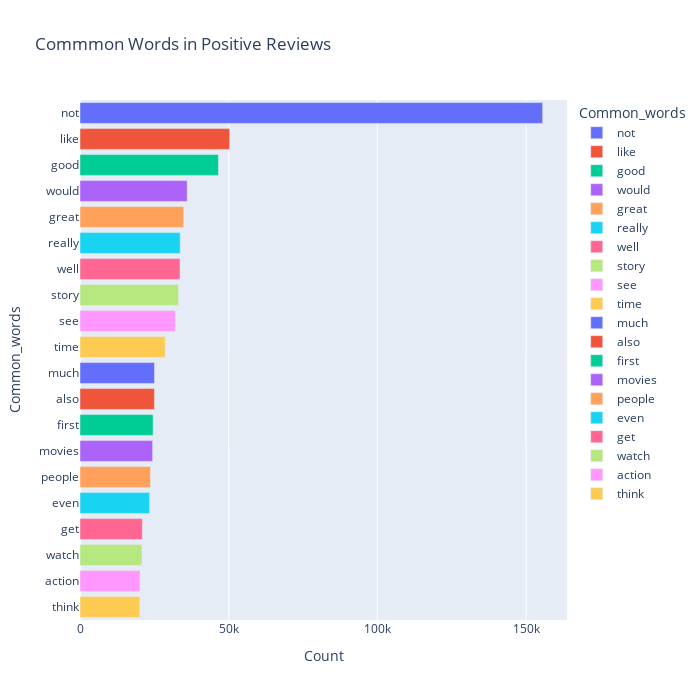

Source (notebook cell):
### Markdown cell above
### 1. Unigram

### Code cell
most_common_uni = get_top_text_ngrams(df.Reviews_clean[df['Ratings']>=7],20,1)
most_common_uni = dict(most_common_uni)
temp = pd.DataFrame(columns = ["Common_words" , 'Count'])
temp["Common_words"] = list(most_common_uni.keys())
temp["Count"] = list(most_common_uni.values())
fig = px.bar(temp, x="Count", y="Common_words", title='Commmon Words in Positive Reviews', orientation='h', 
             width=700, height=700,color='Common_words')
fig.show()

### Figure 1 — Plotly figure (JSON) as saved in the notebook; plotly's stock layout.template omitted (floating-point values rounded to 4 significant figures)
{"data": [{"alignmentgroup": "True", "hovertemplate": "Common_words=%{y}<br>Count=%{x}<extra></extra>", "legendgroup": "not", "marker": {"color": "#636efa", "pattern": {"shape": ""}}, "name": "not", "offsetgroup": "not", "orientation": "h", "showlegend": true, "textposition": "auto", "type": "bar", "visible": true, "x": [155583], "xaxis": "x", "y": ["not"], "yaxis": "y"}, {"alignmentgroup": "True", "hovertemplate": "Common_words=%{y}<br>Count=%{x}<extra></extra>", "legendgroup": "like", "marker": {"color": "#EF553B", "pattern": {"shape": ""}}, "name": "like", "offsetgroup": "like", "orientation": "h", "showlegend": true, "textposition": "auto", "type": "bar", "visible": true, "x": [50340], "xaxis": "x", "y": ["like"], "yaxis": "y"}, {"alignmentgroup": "True", "hovertemplate": "Common_words=%{y}<br>Count=%{x}<extra></extra>", "legendgroup": "good", "marker": {"color": "#00cc96", "pattern": {"shape": ""}}, "name": "good", "offsetgroup": "good", "orientation": "h", "showlegend": true, "textposition": "auto", "type": "bar", "visible": true, "x": [46541], "xaxis": "x", "y": ["good"], "yaxis": "y"}, {"alignmentgroup": "True", "hovertemplate": "Common_words=%{y}<br>Count=%{x}<extra></extra>", "legendgroup": "would", "marker": {"color": "#ab63fa", "pattern": {"shape": ""}}, "name": "would", "offsetgroup": "would", "orientation": "h", "showlegend": true, "textposition": "auto", "type": "bar", "visible": true, "x": [36043], "xaxis": "x", "y": ["would"], "yaxis": "y"}, {"alignmentgroup": "True", "hovertemplate": "Common_words=%{y}<br>Count=%{x}<extra></extra>", "legendgroup": "great", "marker": {"color": "#FFA15A", "pattern": {"shape": ""}}, "name": "great", "offsetgroup": "great", "orientation": "h", "showlegend": true, "textposition": "auto", "type": "bar", "visible": true, "x": [34863], "xaxis": "x", "y": ["great"], "yaxis": "y"}, {"alignmentgroup": "True", "hovertemplate": "Common_words=%{y}<br>Count=%{x}<extra></extra>", "legendgroup": "really", "marker": {"color": "#19d3f3", "pattern": {"shape": ""}}, "name": "really", "offsetgroup": "really", "orientation": "h", "showlegend": true, "textposition": "auto", "type": "bar", "visible": true, "x": [33700], "xaxis": "x", "y": ["really"], "yaxis": "y"}, {"alignmentgroup": "True", "hovertemplate": "Common_words=%{y}<br>Count=%{x}<extra></extra>", "legendgroup": "well", "marker": {"color": "#FF6692", "pattern": {"shape": ""}}, "name": "well", "offsetgroup": "well", "orientation": "h", "showlegend": true, "textposition": "auto", "type": "bar", "visible": true, "x": [33635], "xaxis": "x", "y": ["well"], "yaxis": "y"}, {"alignmentgroup": "True", "hovertemplate": "Common_words=%{y}<br>Count=%{x}<extra></extra>", "legendgroup": "story", "marker": {"color": "#B6E880", "pattern": {"shape": ""}}, "name": "story", "offsetgroup": "story", "orientation": "h", "showlegend": true, "textposition": "auto", "type": "bar", "visible": true, "x": [33103], "xaxis": "x", "y": ["story"], "yaxis": "y"}, {"alignmentgroup": "True", "hovertemplate": "Common_words=%{y}<br>Count=%{x}<extra></extra>", "legendgroup": "see", "marker": {"color": "#FF97FF", "pattern": {"shape": ""}}, "name": "see", "offsetgroup": "see", "orientation": "h", "showlegend": true, "textposition": "auto", "type": "bar", "visible": true, "x": [32039], "xaxis": "x", "y": ["see"], "yaxis": "y"}, {"alignmentgroup": "True", "hovertemplate": "Common_words=%{y}<br>Count=%{x}<extra></extra>", "legendgroup": "time", "marker": {"color": "#FECB52", "pattern": {"shape": ""}}, "name": "time", "offsetgroup": "time", "orientation": "h", "showlegend": true, "textposition": "auto", "type": "bar", "visible": true, "x": [28637], "xaxis": "x", "y": ["time"], "yaxis": "y"}, {"alignmentgroup": "True", "hovertemplate": "Common_words=%{y}<br>Count=%{x}<extra></extra>", "legendgroup": "much", "marker": {"color": "#636efa", "pattern": {"shape": ""}}, "name": "much", "offsetgroup": "much", "orientation": "h", "showlegend": true, "textposition": "auto", "type": "bar", "visible": true, "x": [25056], "xaxis": "x", "y": ["much"], "yaxis": "y"}, {"alignmentgroup": "True", "hovertemplate": "Common_words=%{y}<br>Count=%{x}<extra></extra>", "legendgroup": "also", "marker": {"color": "#EF553B", "pattern": {"shape": ""}}, "name": "also", "offsetgroup": "also", "orientation": "h", "showlegend": true, "textposition": "auto", "type": "bar", "visible": true, "x": [25038], "xaxis": "x", "y": ["also"], "yaxis": "y"}, {"alignmentgroup": "True", "hovertemplate": "Common_words=%{y}<br>Count=%{x}<extra></extra>", "legendgroup": "first", "marker": {"color": "#00cc96", "pattern": {"shape": ""}}, "name": "first", "offsetgroup": "first", "orientation": "h", "showlegend": true, "textposition": "auto", "type": "bar", "visible": true, "x": [24578], "xaxis": "x", "y": ["first"], "yaxis": "y"}, {"alignmentgroup": "True", "hovertemplate": "Common_words=%{y}<br>Count=%{x}<extra></extra>", "legendgroup": "movies", "marker": {"color": "#ab63fa", "pattern": {"shape": ""}}, "name": "movies", "offsetgroup": "movies", "orientation": "h", "showlegend": true, "textposition": "auto", "type": "bar", "visible": true, "x": [24423], "xaxis": "x", "y": ["movies"], "yaxis": "y"}, {"alignmentgroup": "True", "hovertemplate": "Common_words=%{y}<br>Count=%{x}<extra></extra>", "legendgroup": "people", "marker": {"color": "#FFA15A", "pattern": {"shape": ""}}, "name": "people", "offsetgroup": "people", "orientation": "h", "showlegend": true, "textposition": "auto", "type": "bar", "visible": true, "x": [23700], "xaxis": "x", "y": ["people"], "yaxis": "y"}, {"alignmentgroup": "True", "hovertemplate": "Common_words=%{y}<br>Count=%{x}<extra></extra>", "legendgroup": "even", "marker": {"color": "#19d3f3", "pattern": {"shape": ""}}, "name": "even", "offsetgroup": "even", "orientation": "h", "showlegend": true, "textposition": "auto", "type": "bar", "visible": true, "x": [23405], "xaxis": "x", "y": ["even"], "yaxis": "y"}, {"alignmentgroup": "True", "hovertemplate": "Common_words=%{y}<br>Count=%{x}<extra></extra>", "legendgroup": "get", "marker": {"color": "#FF6692", "pattern": {"shape": ""}}, "name": "get", "offsetgroup": "get", "orientation": "h", "showlegend": true, "textposition": "auto", "type": "bar", "visible": true, "x": [20976], "xaxis": "x", "y": ["get"], "yaxis": "y"}, {"alignmentgroup": "True", "hovertemplate": "Common_words=%{y}<br>Count=%{x}<extra></extra>", "legendgroup": "watch", "marker": {"color": "#B6E880", "pattern": {"shape": ""}}, "name": "watch", "offsetgroup": "watch", "orientation": "h", "showlegend": true, "textposition": "auto", "type": "bar", "visible": true, "x": [20844], "xaxis": "x", "y": ["watch"], "yaxis": "y"}, {"alignmentgroup": "True", "hovertemplate": "Common_words=%{y}<br>Count=%{x}<extra></extra>", "legendgroup": "action", "marker": {"color": "#FF97FF", "pattern": {"shape": ""}}, "name": "action", "offsetgroup": "action", "orientation": "h", "showlegend": true, "textposition": "auto", "type": "bar", "visible": true, "x": [20174], "xaxis": "x", "y": ["action"], "yaxis": "y"}, {"alignmentgroup": "True", "hovertemplate": "Common_words=%{y}<br>Count=%{x}<extra></extra>", "legendgroup": "think", "marker": {"color": "#FECB52", "pattern": {"shape": ""}}, "name": "think", "offsetgroup": "think", "orientation": "h", "showlegend": true, "textposition": "auto", "type": "bar", "visible": true, "x": [20110], "xaxis": "x", "y": ["think"], "yaxis": "y"}], "layout": {"barmode": "relative", "height": 700, "legend": {"title": {"text": "Common_words"}, "tracegroupgap": 0}, "title": {"text": "Commmon Words in Positive Reviews"}, "width": 700, "xaxis": {"anchor": "y", "autorange": true, "domain": [0, 1], "range": [0, 163800.0], "title": {"text": "Count"}, "type": "linear"}, "yaxis": {"anchor": "x", "autorange": true, "categoryarray": ["think", "action", "watch", "get", "even", "people", "movies", "first", "also", "much", "time", "see", "story", "well", "really", "great", "would", "good", "like", "not"], "categoryorder": "array", "domain": [0, 1], "range": [-0.5, 19.5], "title": {"text": "Common_words"}, "type": "category"}}}
